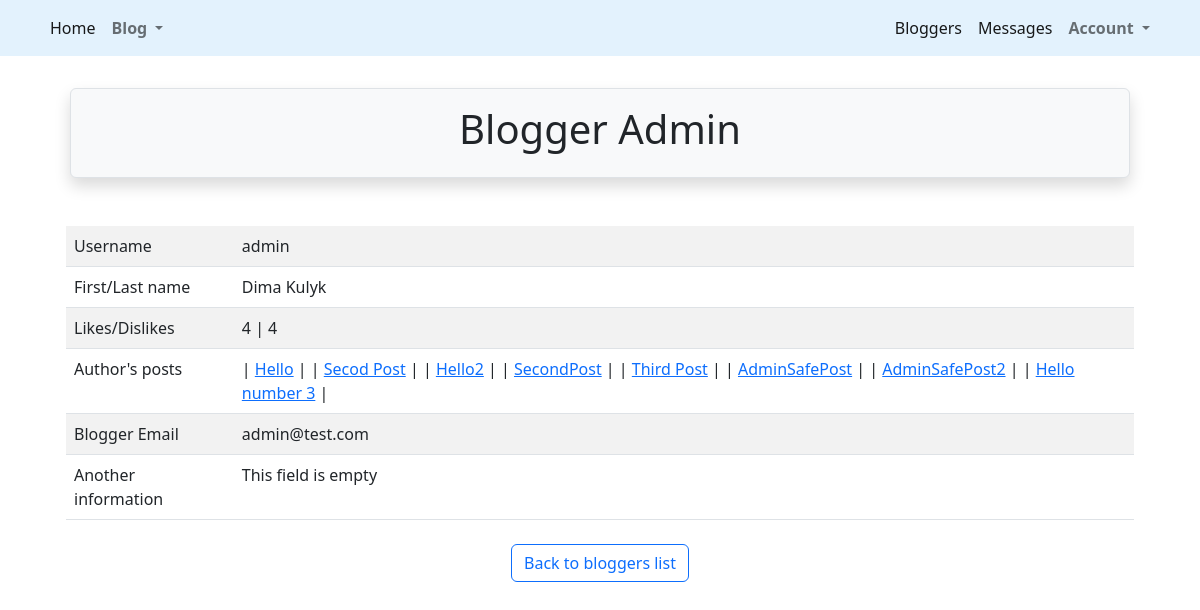
/posts/bloggers/blogger/1 (signed in), run on the app's committed database.
### src/accounts/models.py (models this page shows, shortened)
class User(AbstractUser):
    is_activated = models.BooleanField(default=True, db_index=True)
    avatar = models.ImageField(upload_to=avatar_place, default='profile/default.png')
    birthday = models.DateField(null=True, blank=True)
    city = models.CharField(max_length=50, null=True, blank=True)
    class Meta(AbstractUser.Meta):
        db_table = 'user'

### src/post/models.py (models this page shows, shortened)
class Posts(models.Model):
    uuid = models.UUIDField(default=uuid4, db_index=True, unique=True)
    title = models.CharField(max_length=30)
    author = models.ForeignKey(User, on_delete=models.CASCADE)
    text = models.TextField(max_length=1000)
    like = models.ManyToManyField(User, blank=True, related_name='likes')
    dislike = models.ManyToManyField(User, blank=True, related_name='dislikes')
    create_date = models.DateField(auto_now_add=True)
    class Meta:
        db_table = 'posts'

### src/post/views.py (the view)
# urls.py: path('bloggers/blogger/<int:author_id>', blogger_details, name='blogger_detail'),
@login_required
def blogger_details(request, author_id):
    blogger = get_object_or_404(User, pk=author_id)
    posts = Posts.objects.filter(author_id=author_id).order_by('create_date')
    return render(request=request,
                  template_name='bloggers/blogger_details.html',
                  context={
                      'blogger': blogger,
                      'posts': posts
                  })

### src/post/templates/bloggers/blogger_details.html (shortened to what this page needs)
{% extends 'base.html' %}
{% block header %}
    Blogger {{ blogger.username|title }}
{% endblock %}
{% block content %}
    <div class="container">
        <div class="row">
            <div class="col-sm">
                <table class="table table-striped">
                    <tbody>
                        <tr>
                            <td>Username</td>
                            <td>{{ blogger.username }}</td>
                        </tr>
                        <tr>
                            <td>First/Last name</td>
                            <td>{% if blogger.last_name %} {{ blogger.first_name }} {{ blogger.last_name }}
                            {% else %} This field is empty {% endif %}</td>
                        </tr>
                        <tr>
                            <td>Likes/Dislikes</td>
                            <td>{{ blogger.likes.count }} | {{ blogger.dislikes.count }}</td>
                        </tr>
                        <tr>
                            <td>Author's posts</td>
                            <td>{% if posts %}{% for post in posts %} | <a href="{% url 'posts:detail' uuid=post.uuid %}">
                                    {{ post.title }}</a> |
                            {% endfor %} {% else %} Blogger didn't make any posts yet {% endif %}</td>
                        </tr>
                        <tr>
                            <td>Blogger Email</td>
                            <td>{{ blogger.email }}</td>
                        </tr>
                        <tr>
                            <td>Another information</td>
                            <td>{% if blogger.city %} City - {{ blogger.city }} Birthday - {{ blogger.birthday|date:'d-M-Y' }}
                                    {{ post.title }}
                            {% else %} This field is empty {% endif %}</td>
                        </tr>
                    </tbody>
              </table>
            </div>
        </div>
    <div align="center">
                <a class="btn btn-outline-primary m-2" href="{% url 'posts:blogger_list' %}">Back to bloggers list</a>
        </div>
{% endblock %}

### data on the page
User: username "Admin", username "admin", first_name "Dima", last_name "Kulyk", likes.count "4", dislikes.count "4", email "admin@test.com"
Posts: title "Hello"
Posts: title "Secod Post"
Posts: title "Hello2"
Posts: title "SecondPost"
Posts: title "Third Post"
Posts: title "AdminSafePost"
Posts: title "AdminSafePost2"
Posts: title "Hello number 3"
